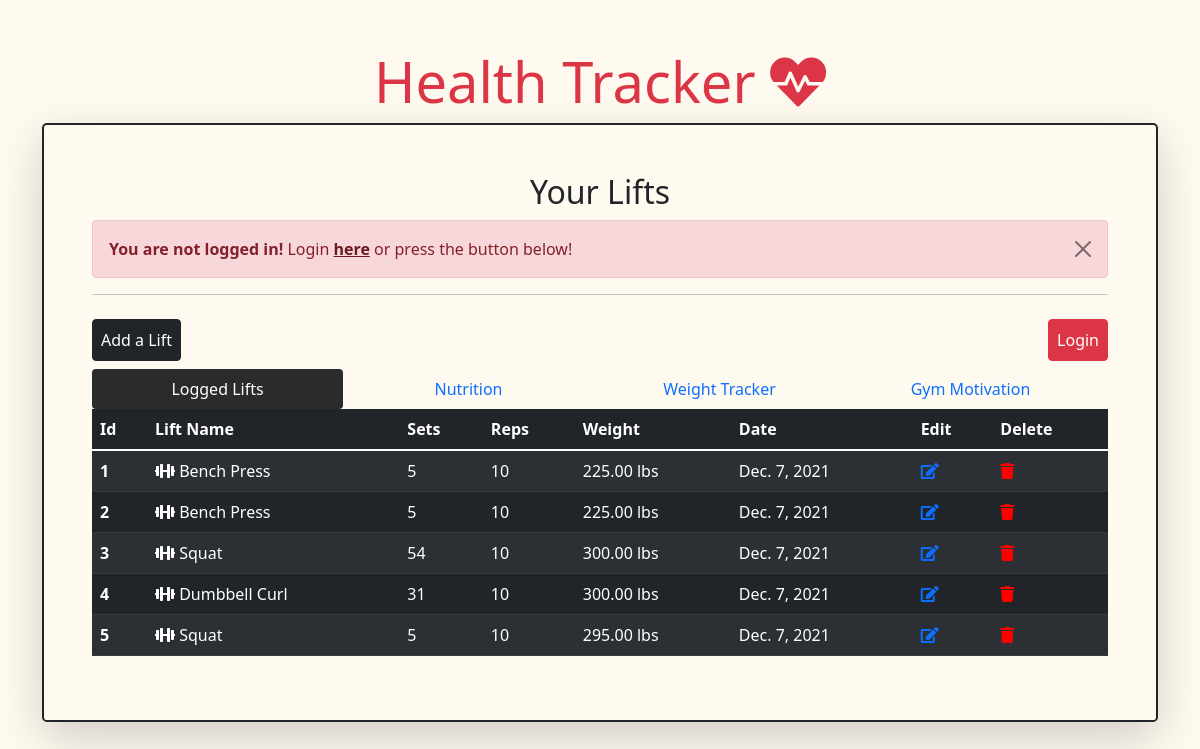
The page / on the database its author committed.
### HealthTracker/models.py (models this page shows)
class Lift(models.Model):
    lift_name = models.CharField(max_length=100)
    sets = models.IntegerField(default=0, validators=[MinValueValidator(1), MaxValueValidator(100)])
    reps = models.IntegerField(default=0, validators=[MinValueValidator(1), MaxValueValidator(100)])
    weight = models.DecimalField(decimal_places=2, max_digits=6,
                                 validators=[MinValueValidator(1), MaxValueValidator(1000)])
    date = models.DateField()

### HealthTracker/views.py (the view)
# urls.py: path('', views.home_lifts, name='home_lifts'),
def home_lifts(request):
    lift = Lift.objects.all()
    return render(request, 'home-lift.html', {'lift': lift})

### templates/home-lift.html (shortened to what this page needs)
{% extends 'base.html' %}
{% block body %}
    <div class="container shadow-lg rounded-3 border-2 border border-dark p-5">
        <h2 class="text-center">Your Lifts</h2>
        {% if user.is_authenticated %}
        {% else %}
            <div class="alert alert-danger alert-dismissible fade show" role="alert">
                <strong>You are not logged in!</strong> Login <a href="{% url 'login' %}"
                                                                 class="alert-link">here</a> or
                press the button below!
                <button type="button" class="btn-close" data-bs-dismiss="alert" aria-label="Close"></button>
            </div>
        {% endif %}
        <hr>
        <div class="row">
            <div class="col-6">
                <a href="{% url 'create_lift' %}" class="btn btn-dark p-2 my-2">Add a Lift</a>
            </div>
            <div class="col-6 text-end">
                {% if user.is_authenticated %}
                    <a href="{% url 'logout' %}" class="btn btn-danger p-2 my-2">Logout</a>
                {% else %}
                    <a href="{% url 'login' %}" class="btn btn-danger p-2 my-2">Login</a>
                {% endif %}
            </div>
        </div>
        <div class="container-fluid">
            <div class="row justify-content-md-center">
                <ul class="nav nav-pills nav-fill">
                    <div class="col-12 col-sm-3">
                        <li class="nav-item">
                            <a class="nav-link active" aria-current="page" href={% url 'home_lifts' %}>Logged
                                Lifts</a>
                        </li>
                    </div>
                    <div class="col-12 col-sm-3">
                        <li class="nav-item ">
                            <a class="nav-link " href={% url 'home_nutrition' %}>Nutrition</a>
                        </li>
                    </div>
                    <div class="col-12 col-sm-3">
                        <li class="nav-item">
                            <a class="nav-link " href={% url 'home_weight' %}>Weight Tracker</a>
                        </li>
                    </div>
                    <div class="col-12 col-sm-3">
                        <li class="nav-item">
                            <a class="nav-link " href={% url 'motivation' %}>Gym Motivation</a>
                        </li>
                    </div>
                </ul>
            </div>
        </div>
        <div class="table-responsive-md">
            <table class="table table-dark table-striped table-hover ">
                <thead>
                <tr>
                    <th scope="col">Id</th>
                    <th scope="col">Lift Name</th>
                    <th scope="col">Sets</th>
                    <th scope="col">Reps</th>
                    <th scope="col">Weight</th>
                    <th scope="col">Date</th>
                    <th scope="col">Edit</th>
                    <th scope="col">Delete</th>
                </tr>
                </thead>
                <tbody>
                {% for lifts in lift %}
                    <tr>
                        <th scope="row">{{ forloop.counter }}</th>
                        <td><i class="fas fa-dumbbell"></i> {{ lifts.lift_name }}</td>
                        <td>{{ lifts.sets }}</td>
                        <td>{{ lifts.reps }}</td>
                        <td>{{ lifts.weight }} lbs</td>
                        <td>{{ lifts.date }}</td>
                        <td>
                            <a href="{% url 'edit_lift' lifts.id %}" class="update-icon">
                                <i class="fas fa-edit"></i>
                            </a>
                        </td>
                        <td>
                            <a href="{% url 'delete_lift' lifts.id %}" class="update-icon">
                                <i class="fas fa-trash"></i>
                            </a>
                        </td>
                    </tr>
                {% endfor %}
                </tbody>
            </table>
        </div>
    </div>
{% endblock %}

### templates/base.html (shortened to what this page needs)
{% load static %}
<!Doctype html>
<html lang="en">
    <head>
        <link rel="stylesheet" href="https://cdnjs.cloudflare.com/ajax/libs/font-awesome/5.15.1/css/all.min.css">
    <link href="https://cdn.jsdelivr.net/npm/bootstrap@5.1.3/dist/css/bootstrap.min.css" rel="stylesheet">
        <link rel="stylesheet" href="{% static 'css/styles.css' %}">
    </head>
    <body>
    <div class="container my-5">
        <h1 id="site-heading" class="text-danger text-center display-4">Health Tracker <i class="fas fa-heartbeat"></i>
</h1>
        {% block body %}
        {% endblock %}
    </div>
    </body>
</html>

### static/css/styles.css (style rules this page uses)
body { background-color:floralwhite; }
.fa-trash { color:red; }
.nav-pills .nav-link.active, .nav-pills .show > .nav-link { color: #fff; background-color: #292b2c ; }

### rows shown on the page
Lift: lift_name "Bench Press", sets "5", reps "10", weight "225.00", date "Dec. 7, 2021"
Lift: lift_name "Bench Press", sets "5", reps "10", weight "225.00", date "Dec. 7, 2021"
Lift: lift_name "Squat", sets "54", reps "10", weight "300.00", date "Dec. 7, 2021"
Lift: lift_name "Dumbbell Curl", sets "31", reps "10", weight "300.00", date "Dec. 7, 2021"
Lift: lift_name "Squat", sets "5", reps "10", weight "295.00", date "Dec. 7, 2021"
